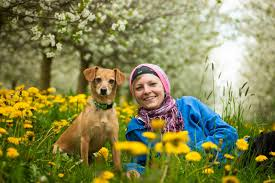
#> input picture opencv_basics/image2.jpeg, 275 x 183 px, found by its file name
$ python IM-Resizing.py
#> lines starting #> are read from the running program, lines starting #| are printed output that depends on the picture
import cv2

img = cv2.imread("opencv_basics\image2.jpeg")
#> img is the input picture: shape (183, 275, 3); mean B, G, R 81.1, 133.5, 133.2

scale_down_img = cv2.resize(img, (200, 200), interpolation = cv2.INTER_LINEAR)
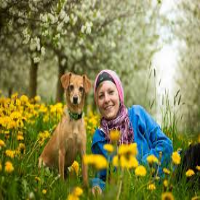
#> scale_down_img: shape (200, 200, 3); mean B, G, R 81, 133.4, 133.1

scale_up_img = cv2.resize(img, (800, 800), interpolation=cv2.INTER_LINEAR)
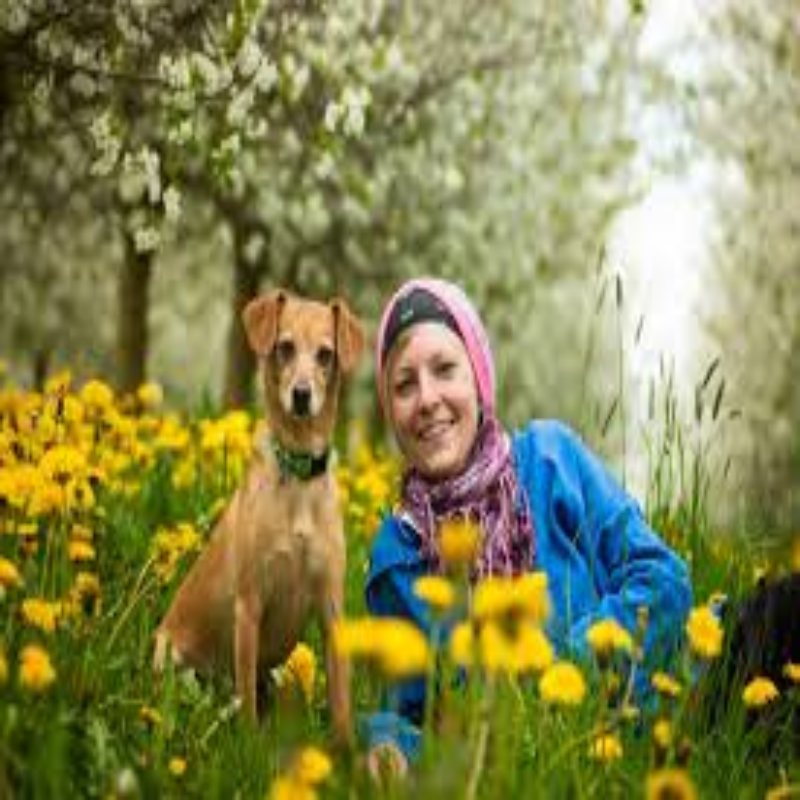
#> scale_up_img: shape (800, 800, 3); mean B, G, R 81, 133.4, 133.1

cv2.imshow("Scale Down", scale_down_img)
cv2.waitKey(0)

cv2.imshow("Scale Up", scale_up_img)
cv2.waitKey(0)

$ run again, with opencv_basics/image1.jpeg copied over opencv_basics/image2.jpeg
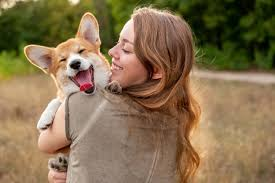
#> input picture opencv_basics/image1.jpeg, 275 x 183 px, found by its file name
#> img is the input picture: shape (183, 275, 3); mean B, G, R 79.7, 112.3, 134.5
#> `scale_down_img = cv2.resize(img, (200, 200), interpolation = cv2.INTER..`:
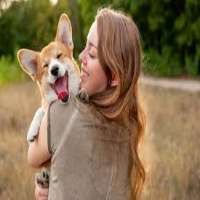
#> scale_down_img: shape (200, 200, 3); mean B, G, R 79.6, 112.2, 134.4

$ run again, with opencv_basics/image3.jpeg copied over opencv_basics/image2.jpeg
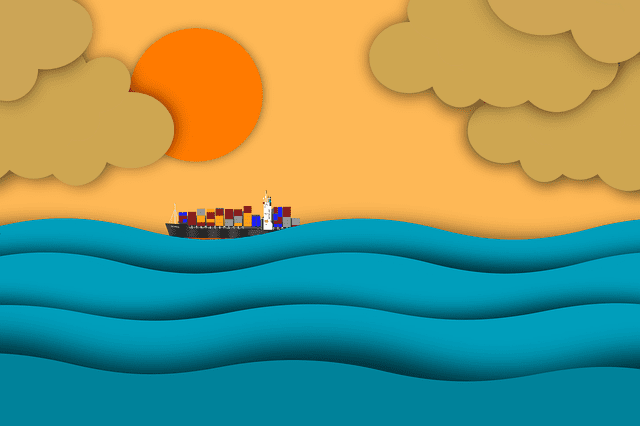
#> input picture opencv_basics/image3.jpeg, 640 x 426 px, found by its file name
#> img is the input picture: shape (426, 640, 3); mean B, G, R 113.5, 150.1, 120.6
#> `scale_down_img = cv2.resize(img, (200, 200), interpolation = cv2.INTER..`:
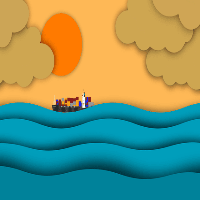
#> scale_down_img: shape (200, 200, 3); mean B, G, R 113.5, 150, 120.6
